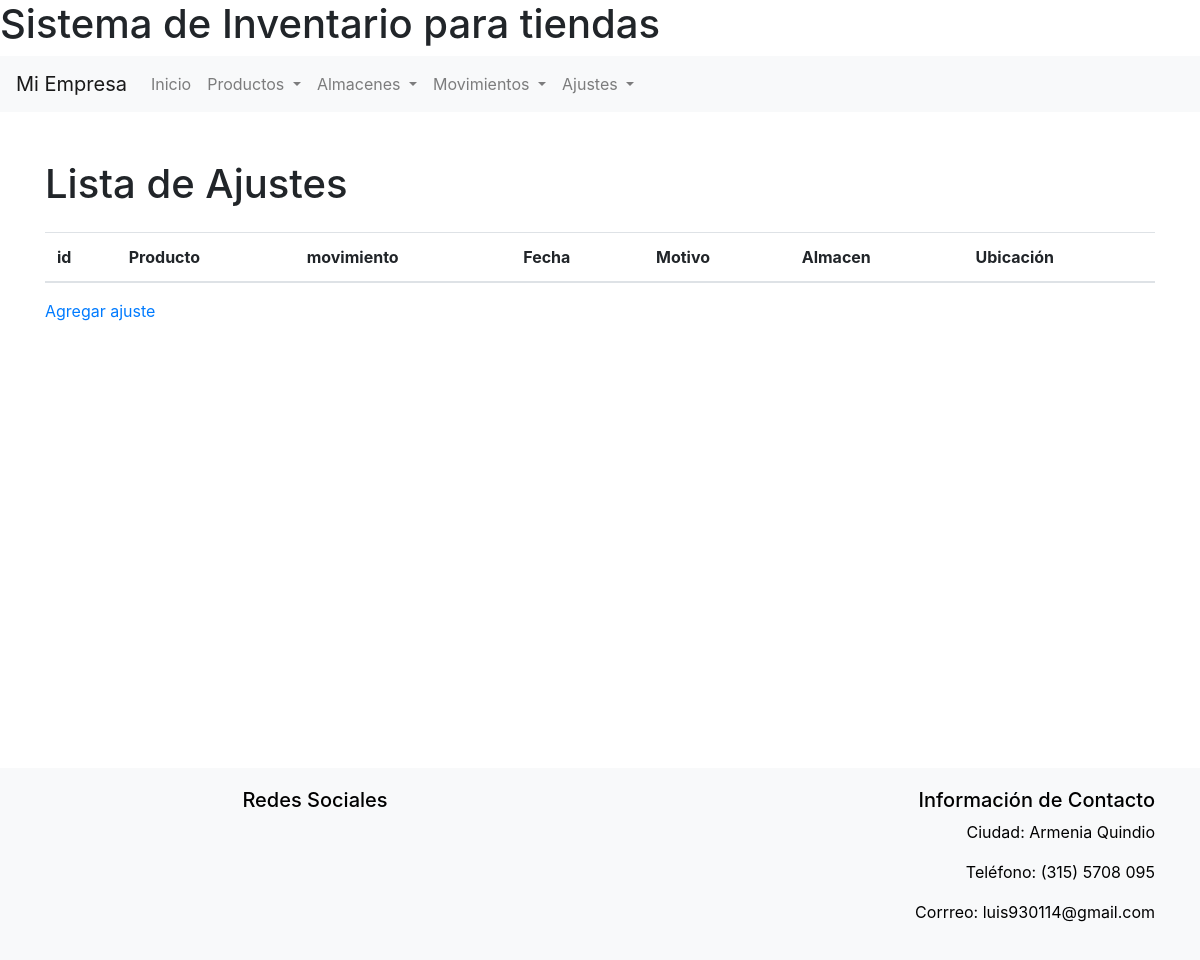
Page /ajustes/ (signed in) on the earlier database version.
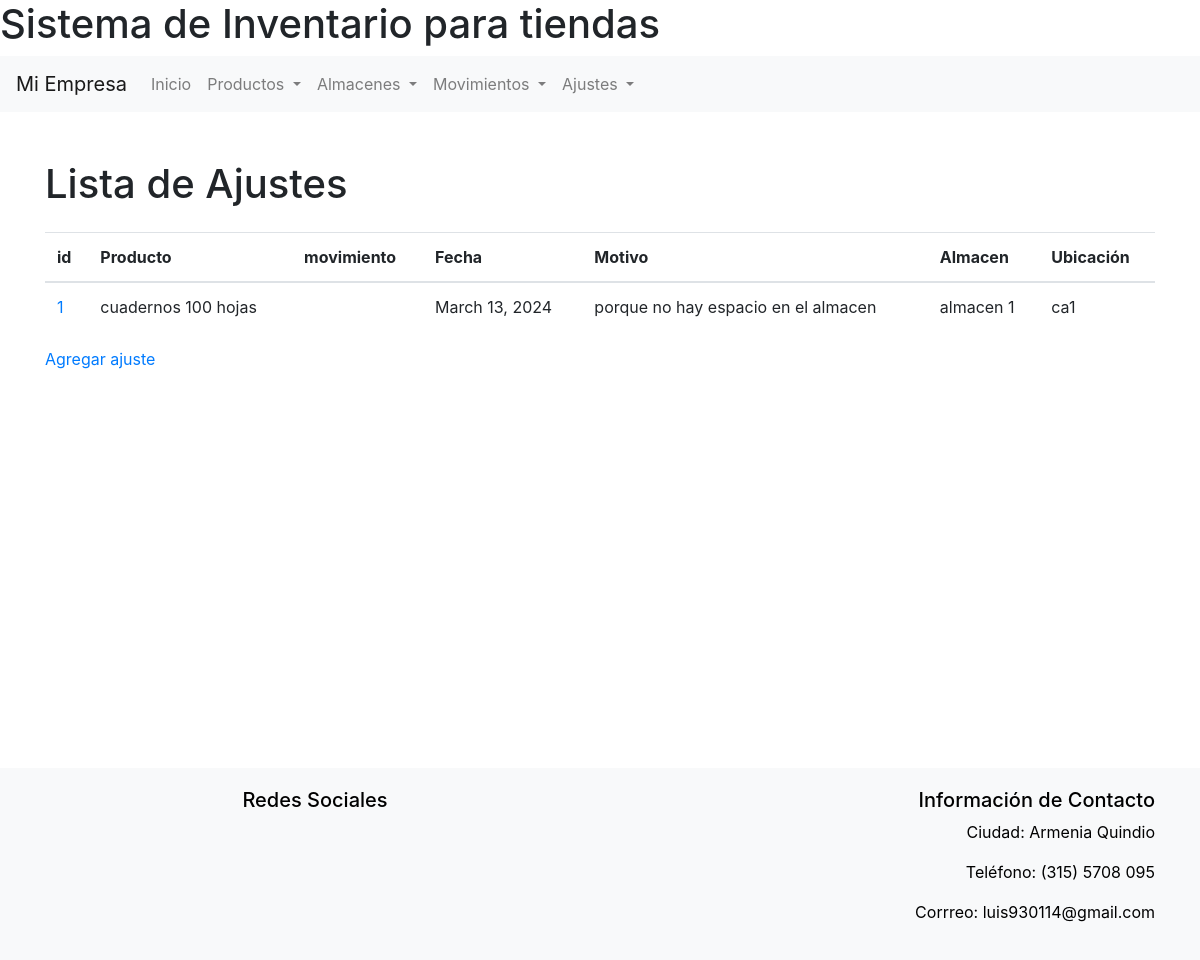
Same page on the later database version.
### inventario/models.py (models this page shows, shortened)
class Ajuste(models.Model):
    producto = models.ForeignKey(Producto, on_delete=models.CASCADE)
    fecha = models.DateField(auto_now_add=True)
    motivo = models.ForeignKey(MotivoAjuste, on_delete=models.CASCADE)
    almacen = models.ForeignKey(Almacen, on_delete=models.CASCADE)
    ubicacion = models.ForeignKey(Ubicacion, on_delete=models.CASCADE)
    movimiento = models.OneToOneField(Movimiento, on_delete=models.CASCADE, null=True, blank=True)

class Producto(models.Model):
    nombre = models.CharField(max_length=100)
    descripcion = models.TextField()
    cantidad = models.PositiveIntegerField(default=0)
    precio = models.DecimalField(max_digits=10, decimal_places=2)
    almacen = models.ForeignKey(Almacen, on_delete=models.CASCADE)
    ubicacion = models.ForeignKey(Ubicacion, on_delete=models.CASCADE)
    categoria = models.CharField(max_length=100)

class MotivoAjuste(models.Model):
    descripcion = models.CharField(max_length=200)

class Almacen(models.Model):
    nombre = models.CharField(max_length=100)
    direccion = models.CharField(max_length=200)

class Ubicacion(models.Model):
    nombre = models.CharField(max_length=100)
    descripcion = models.TextField()
    almacen = models.ForeignKey(Almacen, on_delete=models.CASCADE)

### inventario/views.py (the view)
# urls.py: path('ajustes/', ListaAjustes.as_view(), name='lista_ajustes'),
@method_decorator(login_required, name='dispatch')
class ListaAjustes(ListView):
    model = Ajuste
    template_name = 'ajuste/lista_ajustes.html'
    context_object_name = 'ajustes'

### inventario/templates/ajuste/lista_ajustes.html (shortened to what this page needs)
{% extends 'base.html' %}
{% block content %}
<div class="container mt-5">
        <h1 class="mb-4">Lista de Ajustes</h1>
        <table id="movimientos-table" class="table">
            <thead>
                <tr>
                    <th>id</th>
                    <th>Producto</th>
                    <th>movimiento</th>
                    <th>Fecha</th>
                    <th>Motivo</th>
                    <th>Almacen</th>
                    <th>Ubicación</th>
                </tr>
            </thead>
            <tbody>
                {% for ajuste in ajustes %}
                <tr>
                    <td><a href="{% url 'detalle_ajuste' ajuste.pk %}">{{ ajuste.id }}</a></td>
                    <td>{{ ajuste.producto.nombre }}</td>
                    <td><a href="{% url 'detalle_movimiento' ajuste.movimiento.pk %}">{{ ajuste.movimiento.id }}</a></td>
                    <td>{{ ajuste.fecha }}</td>
                    <td>{{ ajuste.motivo.descripcion }}</td>
                    <td>{{ ajuste.almacen.nombre }}</td>
                    <td>{{ ajuste.ubicacion.nombre }}</td>
                </tr>
                {% endfor %}
            </tbody>
        </table>
    <a href="{% url 'agregar_ajuste' %}">Agregar ajuste</a>
</div>
{% endblock %}

Differences in the rows shown:
added Ajuste: id "1", producto.nombre "cuadernos 100 hojas", fecha "March 13, 2024", motivo.descripcion "porque no hay espacio en el almacen", almacen.nombre "almacen 1", ubicacion.nombre "ca1"
